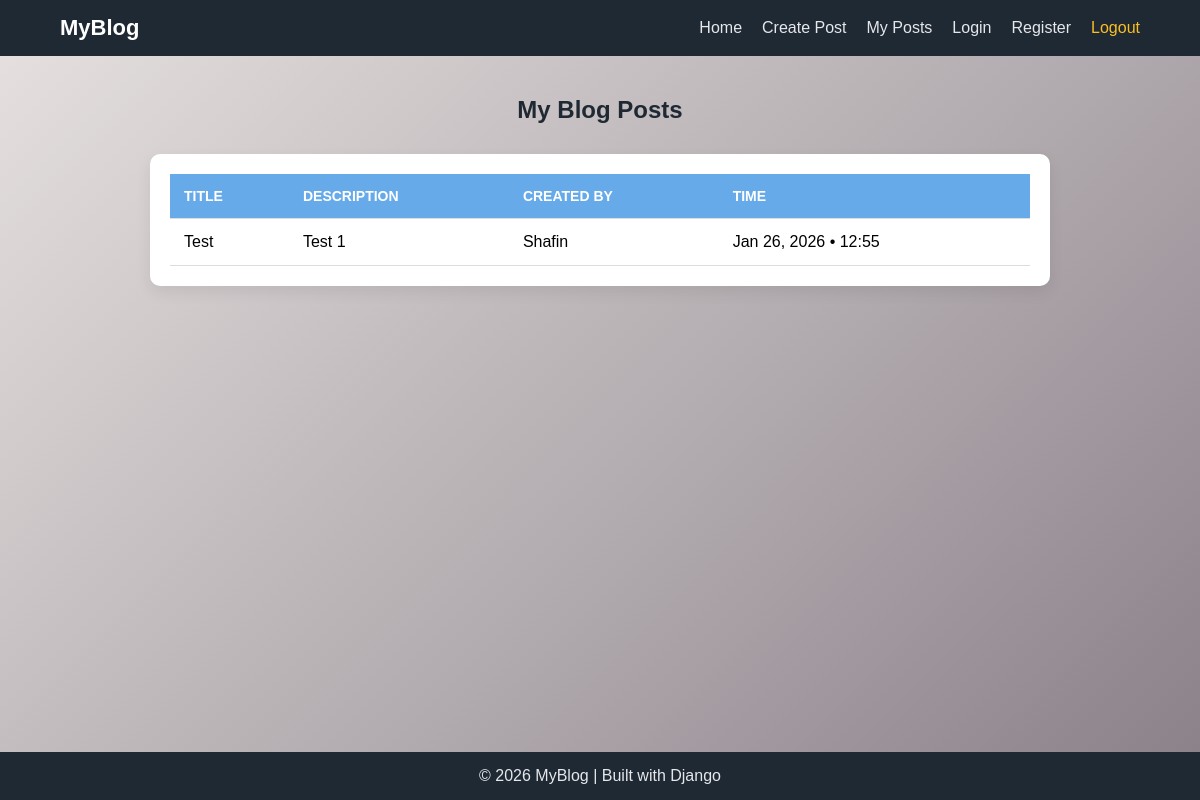
The app's page /view_post/ (signed in), older data.
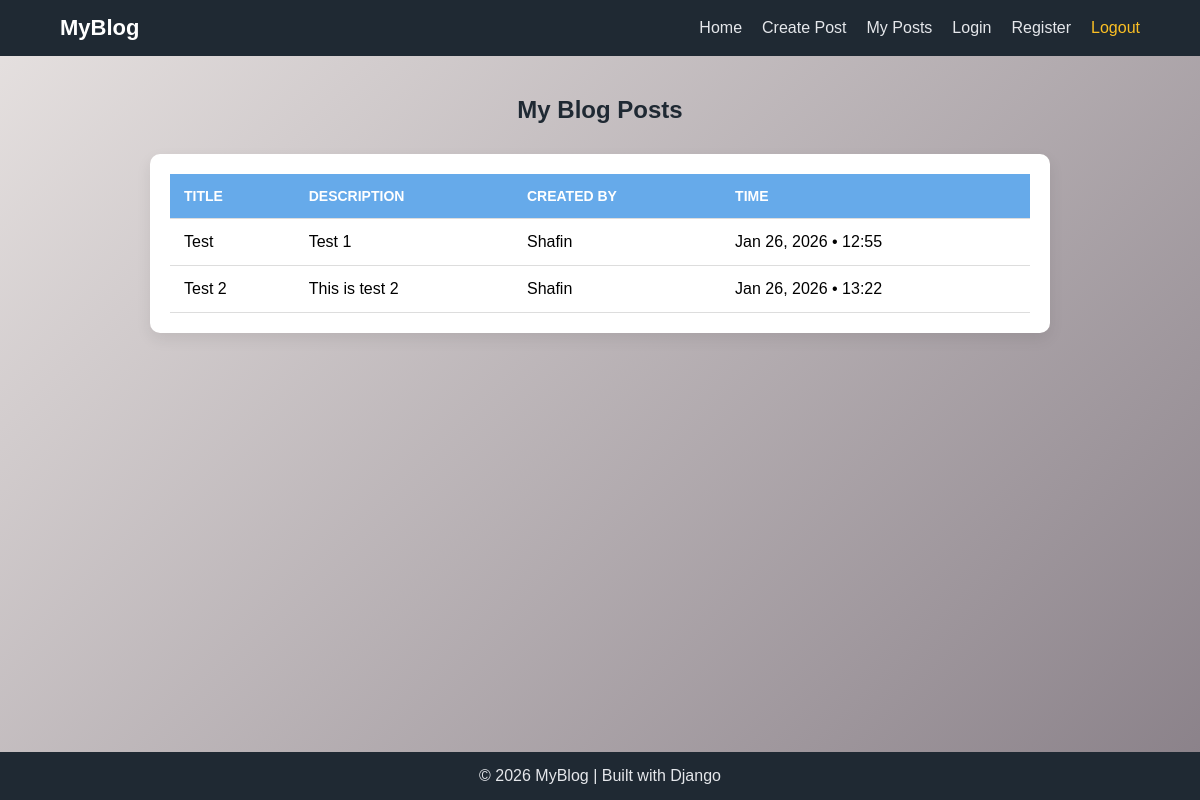
The same page, newer data.
### blogapp/models.py (models this page shows, shortened)
class Post(models.Model):
    title = models.CharField(max_length=100)
    description = models.TextField()
    created_by = models.ForeignKey(User, on_delete=models.CASCADE)
    created_at = models.DateTimeField(auto_now_add=True)

### blogapp/views.py (the view)
# urls.py: path('view_post/', views.view_post,name='view_post'),
@login_required
def view_post(request):
    if request.method == 'GET':
        post_list = Post.objects.all()
        return render(request, 'posts/my_post.html' , {'post_list': post_list})
    return render(request, 'posts/my_post.html')

### blogapp/templates/posts/my_post.html (shortened to what this page needs)
{% extends "base.html" %}
{% block content %}
<h2>My Blog Posts</h2>
<div class="table-container">
    <table>
        <thead>
            <tr>
                <th>Title</th>
                <th>Description</th>
                <th>Created By</th>
                <th>Time</th>
            </tr>
        </thead>
        <tbody>
            {% for post in post_list %}
            <tr>
                <td>{{ post.title }}</td>
                <td>{{ post.description }}</td>
                <td>{{ post.created_by.first_name }}</td>
                <td>{{ post.created_at|date:"M d, Y • H:i" }}</td>
            </tr>
            {% endfor %}
        </tbody>
    </table>
</div>
{% endblock %}

Row changes from the older to the newer data that the page shows:
added Post: title "Test 2", description "This is test 2", created_by.first_name "Shafin", created_at "Jan 26, 2026 • 13:22"
